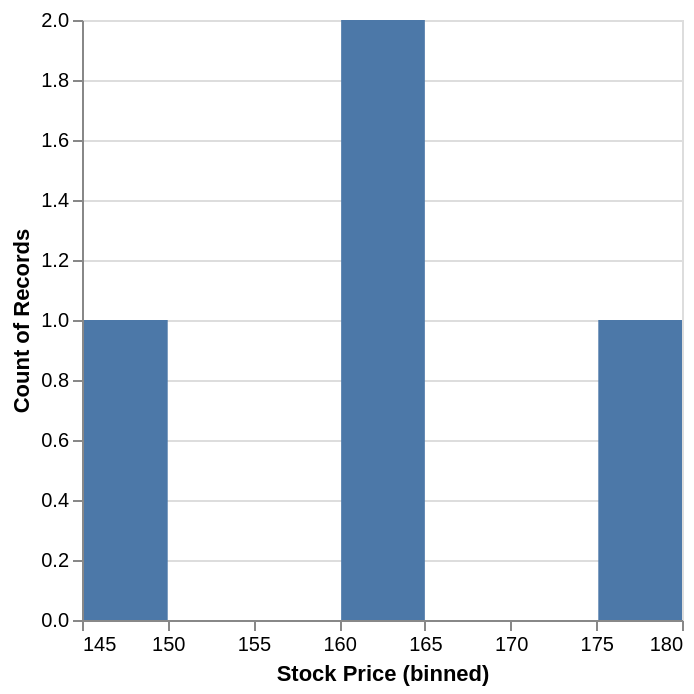

Notebook code for this chart:
### Code cell
# prompt: Using dataframe hedging_steps: Histogram

import altair as alt

# Create a histogram of the 'Stock Price' column
chart = alt.Chart(hedging_steps).mark_bar().encode(
    x=alt.X('Stock Price', bin=True), # Use bin=True to create bins for the histogram
    y='count()' # Encode the y-axis with the count of occurrences in each bin
)

# Display the chart
chart

### Figure 1 — Vega-Lite specification as saved in the notebook (floating-point values rounded to 4 significant figures)
{"config": {"view": {"continuousWidth": 300, "continuousHeight": 300}}, "data": {"name": "data-fd7f3efa85c9aca263e147e03866b2e0"}, "mark": {"type": "bar"}, "encoding": {"x": {"bin": true, "field": "Stock Price", "type": "quantitative"}, "y": {"aggregate": "count", "type": "quantitative"}}, "$schema": "https://vega.github.io/schema/vega-lite/v5.20.1.json", "datasets": {"data-fd7f3efa85c9aca263e147e03866b2e0": [{"Time": 0, "Stock Price": 180.0, "Delta": -0.43, "Action": "Buy 0.43 shares", "Portfolio Value": "-$64.28"}, {"Time": 1, "Stock Price": 162.5, "Delta": -0.72, "Action": "Sell 0.29 shares", "Portfolio Value": "$111.56"}, {"Time": 2, "Stock Price": 146.8, "Delta": -0.64, "Action": "Buy 0.08 shares", "Portfolio Value": "$100.00"}, {"Time": 3, "Stock Price": 162.5, "Delta": "N/A", "Action": "Close 0.22 shares", "Portfolio Value": "$44.80"}]}}
